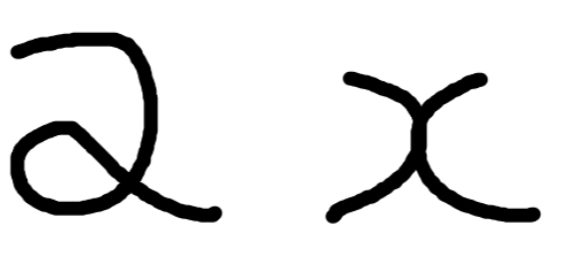
#> input picture samples/sample 1.png, 571 x 265 px
$ python -i segmentation.py   (imports and definitions only)
#> lines starting #> are read from the running program, lines starting #| are printed output that depends on the picture; after the words box and inside, x2 and y2 are one past the last pixel; in counts of white or black regions, pixels touching at a corner belong together
import cv2
import numpy as np

def segmentation(image_path):

    # loading image into cv2 and grayscaling
#> called with image_path = 'samples/sample 1.png'
    image = cv2.imread(image_path)
#> image is the input picture: shape (265, 571, 3); mean B, G, R 228.4, 228.4, 228.4
    image_grayscaled = cv2.cvtColor(image, cv2.COLOR_BGR2GRAY)
    edges = cv2.Canny(image_grayscaled, 0, 150)
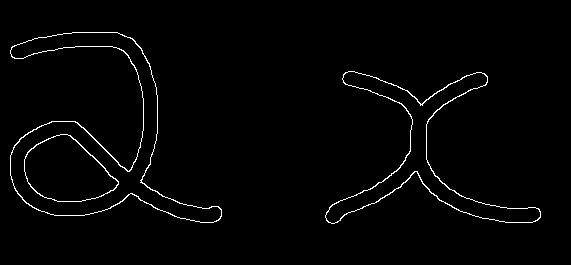
#> edges: shape (265, 571); 1.7% white in thin lines or dots, all inside (x1, y1, x2, y2) = (10, 32, 541, 224)
    blurred = cv2.blur(edges, (8,8), 0)
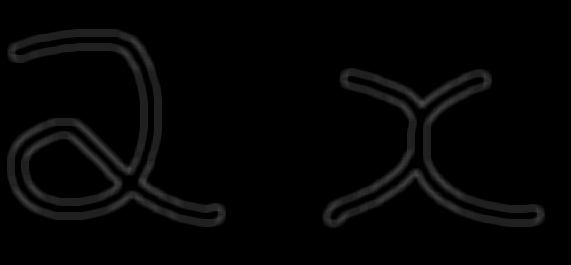
#> blurred: shape (265, 571); min 0, max 72, mean 4.3

    # finding contours within the image
    thresh = cv2.adaptiveThreshold(blurred, 255, cv2.ADAPTIVE_THRESH_GAUSSIAN_C, cv2.THRESH_BINARY_INV, 7, 2)
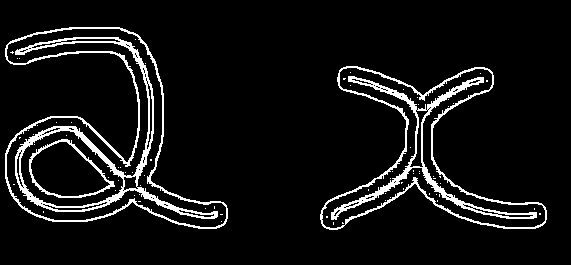
#> thresh: shape (265, 571); 7.3% white in thin lines or dots, all inside (x1, y1, x2, y2) = (5, 27, 547, 230)
    contours, hierarchy = cv2.findContours(thresh, cv2.RETR_TREE, cv2.CHAIN_APPROX_SIMPLE)
#> contours = 151 contours, 127 with area under 20; largest, box (x1, y1, x2, y2) and area: (5, 27, 228, 229) 19888, (6, 28, 227, 228) 18373, (320, 66, 547, 230) 12162, (321, 67, 546, 229) 10776, (15, 37, 218, 219) 8818

    # areas we want the contour to be inbetween
    minimum_area, maximum_area = 200, 60000

    # make a copy of the image to draw the detections on
    image_copy = image.copy()
    boundaries = []

    for iter, contour in enumerate(contours):

        # if the area is too large or small, we want to ignore it
        area = cv2.contourArea(contour)

        if area > maximum_area or area < minimum_area:
            continue

        # detect contours
        (x, y, w, h) = cv2.boundingRect(contour)

        # appends only if contour is not inside another contour
        if hierarchy[0, iter, 3] == -1:
            boundaries.append((x, y, w, h))
#> this loop made 151 passes
#> (area, x, y, w, h) on passes 1, 2, 38: (12162.5, 320, 66, 227, 164), (10775.5, 321, 67, 225, 162), (2319.5, 331, 76, 206, 144)
#> after the loop, boundaries = [(320, 66, 227, 164), (5, 27, 223, 202)]

    # sort the contours from left to right (based on x-coordinate)
    boundaries.sort(key= lambda x: x[0])

    # save region of interests (ROI's) from left to right
    for iter2, boundary in enumerate(boundaries):

        x = boundary[0]
        y = boundary[1]
        w = boundary[2]
        h = boundary[3]

        # draws rectangle around the detection of the symbol
        # not neccessary unless you want to see the image being drawn on (line 57-58)

        # cv2.rectangle(image_copy, (x, y), (x + w, y + h), (0, 0, 255), 2)

        # take ROI (region of interest)
        roi = image[y:y+h, x:x+w]

        # shows the object detections - USED IN DEMO
        # cv2.imshow('', image_copy)
        # cv2.waitKey(0)

        # save the ROI as an image to rois folder (later accessed by classifier.py)
        cv2.imwrite('rois/' + str(iter2+1) + '.png', roi)
#> this loop made 2 passes
#> (iter2, x, y, w, h) on passes 1 to 2: (0, 5, 27, 223, 202), (1, 320, 66, 227, 164)
#> pass 1, in segmentation, `roi = image[y:y+h, x:x+w]`:
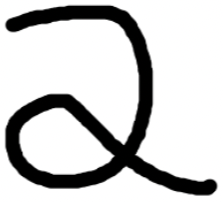
#> roi: shape (202, 223, 3); mean B, G, R 202.6, 202.6, 202.6
#> pass 2, in segmentation, `roi = image[y:y+h, x:x+w]`:
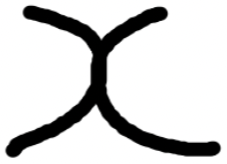
#> roi: shape (164, 227, 3); mean B, G, R 210.6, 210.6, 210.6

>>> result = segmentation('samples/sample 1.png')

$ run again, on samples/sample 2.png
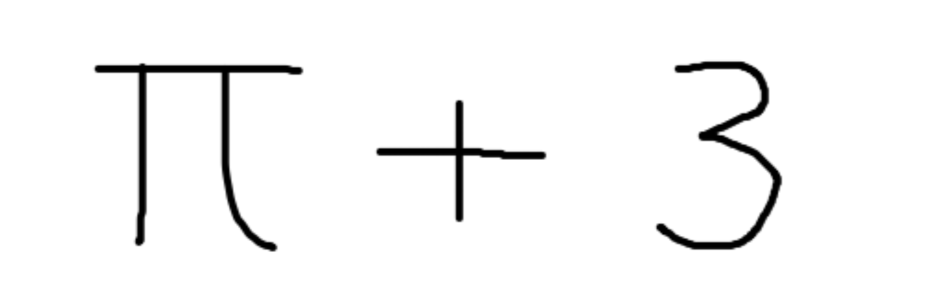
#> input picture samples/sample 2.png, 1884 x 600 px (shown at 1/2 size)
#> in segmentation, image is the input picture: shape (600, 1884, 3); min 0, max 255, mean 246.3
#> in segmentation, `edges = cv2.Canny(image_grayscaled, 0, 150)`:
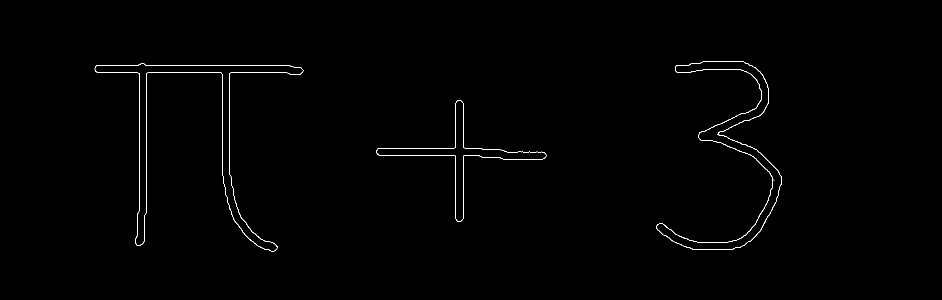
#> edges: shape (600, 1884) (shown at 1/2 size); 0.5% white in thin lines or dots, all inside (x1, y1, x2, y2) = (189, 123, 1564, 503)
#> thresh: shape (600, 1884); 2.1% white in thin lines or dots, all inside (x1, y1, x2, y2) = (184, 118, 1570, 509)
#> contours = 216 contours, 182 with area under 20; largest, box (x1, y1, x2, y2) and area: (184, 122, 613, 509) 30428, (186, 123, 612, 508) 27790, (1308, 118, 1570, 505) 24069, (1309, 119, 1569, 504) 21496, (748, 196, 1099, 450) 14813
#> the loop in segmentation, `for iter, contour in enumerate(contours):` made 216 passes
#> (area, x, y, w, h) on passes 1, 2, 24: (14813, 748, 196, 351, 254), (13525, 749, 197, 349, 252), (3217, 758, 206, 331, 234)
#> after the loop in segmentation, `for iter, contour in enumerate(contours):`: boundaries = [(748, 196, 351, 254), (184, 122, 429, 387), (1308, 118, 262, 387)]
#> the loop in segmentation, `for iter2, boundary in enumerate(boundaries): ` made 3 passes
#> pass 3, in segmentation, `roi = image[y:y+h, x:x+w]`:
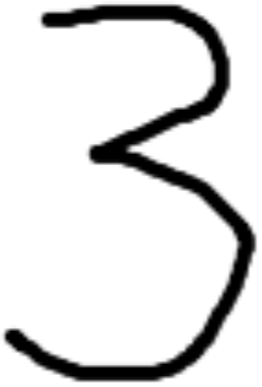
#> roi: shape (387, 262, 3); min 0, max 255, mean 221.5

$ run again, on samples/sample 3.png
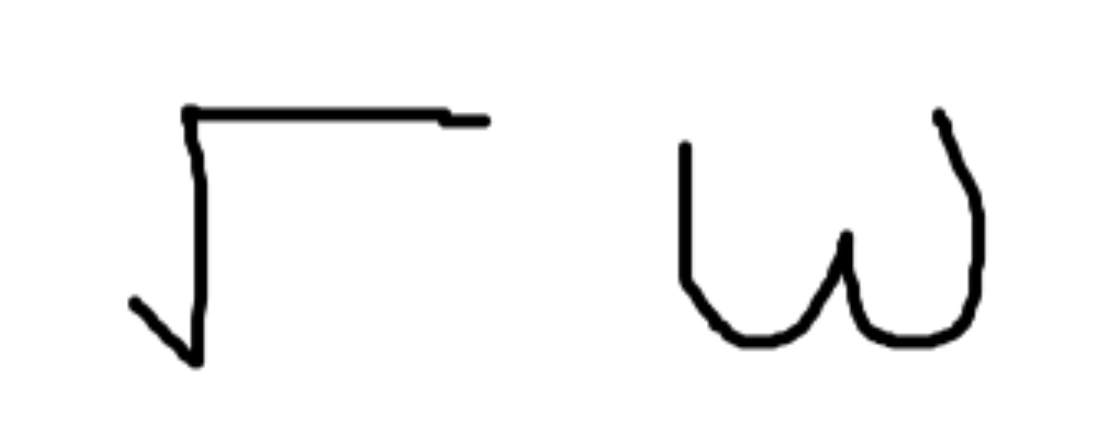
#> input picture samples/sample 3.png, 1108 x 426 px
#> in segmentation, image is the input picture: shape (426, 1108, 3); min 0, max 255, mean 244.6
#> in segmentation, `edges = cv2.Canny(image_grayscaled, 0, 150)`:
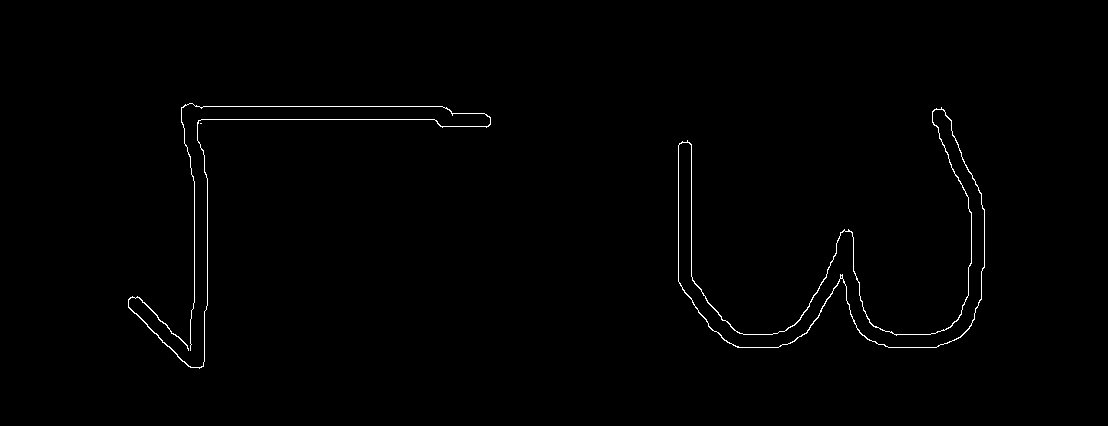
#> edges: shape (426, 1108); 0.68% white in thin lines or dots, all inside (x1, y1, x2, y2) = (128, 103, 985, 369)
#> thresh: shape (426, 1108); 3% white; 113 white regions (110 under 20 px)
#> contours = 135 contours, 125 with area under 20; largest, box (x1, y1, x2, y2) and area: (673, 103, 991, 354) 20262, (674, 103, 990, 353) 18020, (123, 98, 497, 374) 16070, (124, 99, 496, 373) 11839, (683, 114, 981, 344) 3350
#> the loop in segmentation, `for iter, contour in enumerate(contours):` made 135 passes
#> (area, x, y, w, h) on passes 1, 4, 94: (20262, 673, 103, 318, 251), (18020, 674, 103, 316, 250), (16070.5, 123, 98, 374, 276)
#> after the loop in segmentation, `for iter, contour in enumerate(contours):`: boundaries = [(673, 103, 318, 251), (123, 98, 374, 276)]
#> the loop in segmentation, `for iter2, boundary in enumerate(boundaries): ` made 2 passes
#> (iter2, x, y, w, h) on passes 1 to 2: (0, 123, 98, 374, 276), (1, 673, 103, 318, 251)
#> pass 2, in segmentation, `roi = image[y:y+h, x:x+w]`:
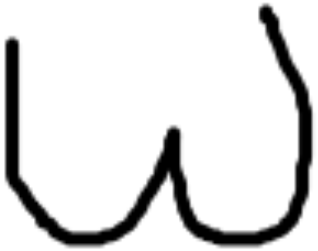
#> roi: shape (251, 318, 3); min 0, max 255, mean 220.9

$ run again, on samples/sample 4.png
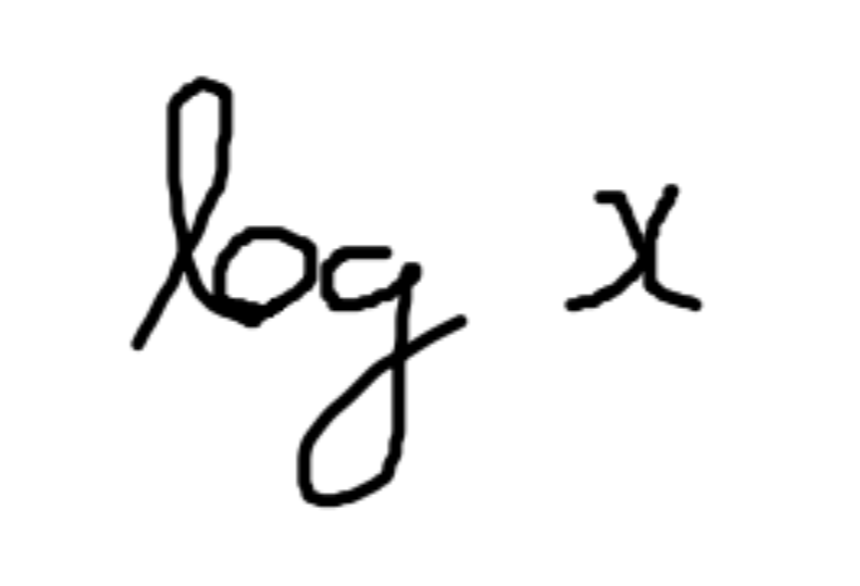
#> input picture samples/sample 4.png, 860 x 586 px
#> in segmentation, image is the input picture: shape (586, 860, 3); min 0, max 255, mean 242.2
#> in segmentation, `edges = cv2.Canny(image_grayscaled, 0, 150)`:
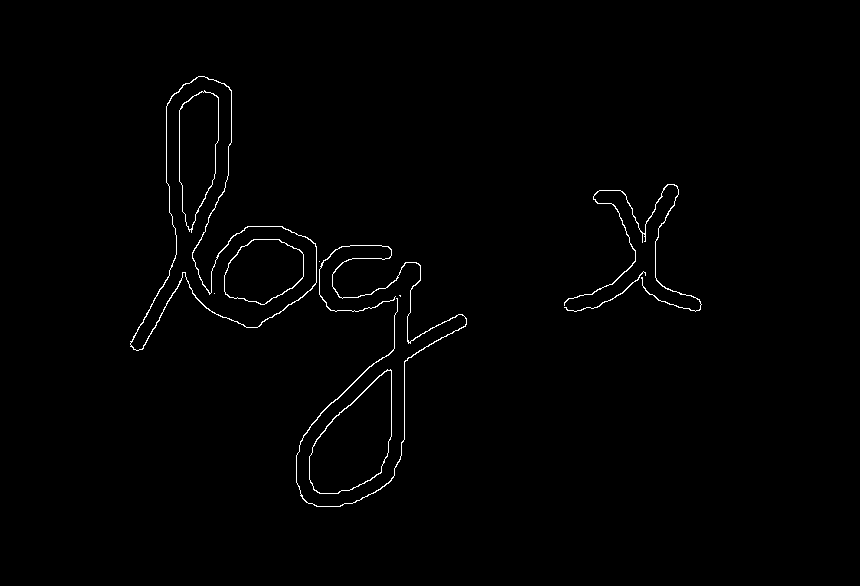
#> edges: shape (586, 860); 0.85% white in thin lines or dots, all inside (x1, y1, x2, y2) = (130, 76, 702, 507)
#> thresh: shape (586, 860); 3.6% white; 169 white regions (161 under 20 px)
#> contours = 225 contours, 200 with area under 20; largest, box (x1, y1, x2, y2) and area: (125, 71, 473, 513) 47648, (126, 72, 472, 512) 44683, (135, 81, 313, 347) 14466, (301, 250, 463, 503) 11032, (559, 179, 707, 318) 8471
#> the loop in segmentation, `for iter, contour in enumerate(contours):` made 225 passes
#> (area, x, y, w, h) on passes 1, 2, 39: (8471, 559, 179, 148, 139), (7503, 560, 180, 146, 136), (1409.5, 569, 189, 128, 118)
#> after the loop in segmentation, `for iter, contour in enumerate(contours):`: boundaries = [(559, 179, 148, 139), (125, 71, 348, 442)]
#> the loop in segmentation, `for iter2, boundary in enumerate(boundaries): ` made 2 passes
#> (iter2, x, y, w, h) on passes 1 to 2: (0, 125, 71, 348, 442), (1, 559, 179, 148, 139)
#> pass 2, in segmentation, `roi = image[y:y+h, x:x+w]`:
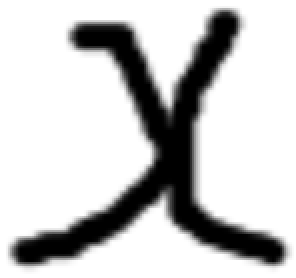
#> roi: shape (139, 148, 3) (shown 2 times larger); min 0, max 255, mean 199.6
